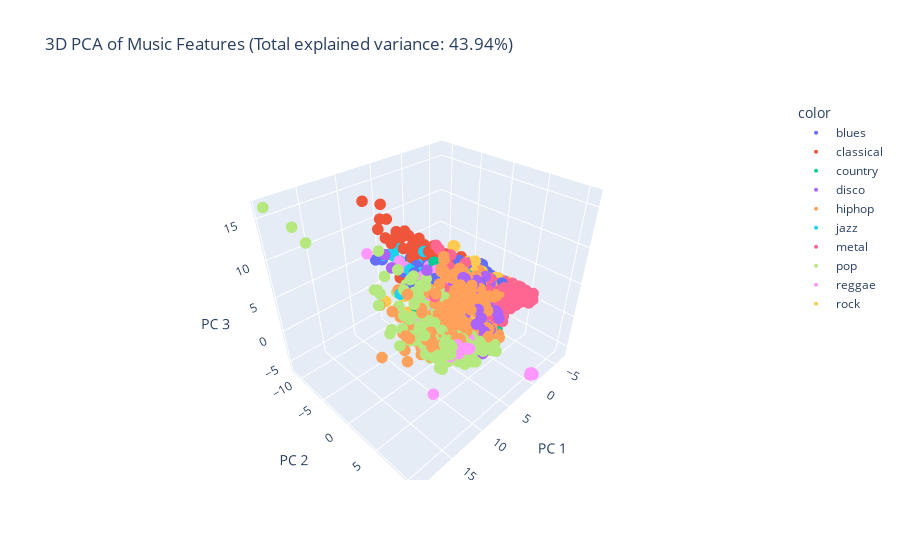

Notebook code cell kept with this figure:
### Code cell
try:
    import plotly.express as px
    fig = px.scatter_3d(
        x=X_pca[:, 0], y=X_pca[:, 1], z=X_pca[:, 2],
        color=y,
        labels={'x': 'PC 1', 'y': 'PC 2', 'z': 'PC 3'},
        title=f'3D PCA of Music Features (Total explained variance: {np.sum(pca.explained_variance_ratio_)*100:.2f}%)'
    )
    fig.update_traces(marker=dict(size=4))
    fig.show()
except ImportError:
    print("Plotly not available for interactive 3D visualization. Using Matplotlib instead.")

### Figure 1 — Plotly figure (JSON) as saved in the notebook; plotly's stock layout.template omitted (floating-point values rounded to 4 significant figures; data arrays with more than 128 entries replaced by an {"elided": "..."} marker saying what was removed)
{"data": [{"hovertemplate": "color=blues<br>PC 1=%{x}<br>PC 2=%{y}<br>PC 3=%{z}<extra></extra>", "legendgroup": "blues", "marker": {"color": "#636efa", "size": 4, "symbol": "circle"}, "mode": "markers", "name": "blues", "scene": "scene", "showlegend": true, "type": "scatter3d", "x": {"elided": "1000 float values"}, "y": {"elided": "1000 float values"}, "z": {"elided": "1000 float values"}}, {"hovertemplate": "color=classical<br>PC 1=%{x}<br>PC 2=%{y}<br>PC 3=%{z}<extra></extra>", "legendgroup": "classical", "marker": {"color": "#EF553B", "size": 4, "symbol": "circle"}, "mode": "markers", "name": "classical", "scene": "scene", "showlegend": true, "type": "scatter3d", "x": {"elided": "998 float values"}, "y": {"elided": "998 float values"}, "z": {"elided": "998 float values"}}, {"hovertemplate": "color=country<br>PC 1=%{x}<br>PC 2=%{y}<br>PC 3=%{z}<extra></extra>", "legendgroup": "country", "marker": {"color": "#00cc96", "size": 4, "symbol": "circle"}, "mode": "markers", "name": "country", "scene": "scene", "showlegend": true, "type": "scatter3d", "x": {"elided": "997 float values"}, "y": {"elided": "997 float values"}, "z": {"elided": "997 float values"}}, {"hovertemplate": "color=disco<br>PC 1=%{x}<br>PC 2=%{y}<br>PC 3=%{z}<extra></extra>", "legendgroup": "disco", "marker": {"color": "#ab63fa", "size": 4, "symbol": "circle"}, "mode": "markers", "name": "disco", "scene": "scene", "showlegend": true, "type": "scatter3d", "x": {"elided": "999 float values"}, "y": {"elided": "999 float values"}, "z": {"elided": "999 float values"}}, {"hovertemplate": "color=hiphop<br>PC 1=%{x}<br>PC 2=%{y}<br>PC 3=%{z}<extra></extra>", "legendgroup": "hiphop", "marker": {"color": "#FFA15A", "size": 4, "symbol": "circle"}, "mode": "markers", "name": "hiphop", "scene": "scene", "showlegend": true, "type": "scatter3d", "x": {"elided": "998 float values"}, "y": {"elided": "998 float values"}, "z": {"elided": "998 float values"}}, {"hovertemplate": "color=jazz<br>PC 1=%{x}<br>PC 2=%{y}<br>PC 3=%{z}<extra></extra>", "legendgroup": "jazz", "marker": {"color": "#19d3f3", "size": 4, "symbol": "circle"}, "mode": "markers", "name": "jazz", "scene": "scene", "showlegend": true, "type": "scatter3d", "x": {"elided": "1000 float values"}, "y": {"elided": "1000 float values"}, "z": {"elided": "1000 float values"}}, {"hovertemplate": "color=metal<br>PC 1=%{x}<br>PC 2=%{y}<br>PC 3=%{z}<extra></extra>", "legendgroup": "metal", "marker": {"color": "#FF6692", "size": 4, "symbol": "circle"}, "mode": "markers", "name": "metal", "scene": "scene", "showlegend": true, "type": "scatter3d", "x": {"elided": "1000 float values"}, "y": {"elided": "1000 float values"}, "z": {"elided": "1000 float values"}}, {"hovertemplate": "color=pop<br>PC 1=%{x}<br>PC 2=%{y}<br>PC 3=%{z}<extra></extra>", "legendgroup": "pop", "marker": {"color": "#B6E880", "size": 4, "symbol": "circle"}, "mode": "markers", "name": "pop", "scene": "scene", "showlegend": true, "type": "scatter3d", "x": {"elided": "1000 float values"}, "y": {"elided": "1000 float values"}, "z": {"elided": "1000 float values"}}, {"hovertemplate": "color=reggae<br>PC 1=%{x}<br>PC 2=%{y}<br>PC 3=%{z}<extra></extra>", "legendgroup": "reggae", "marker": {"color": "#FF97FF", "size": 4, "symbol": "circle"}, "mode": "markers", "name": "reggae", "scene": "scene", "showlegend": true, "type": "scatter3d", "x": {"elided": "1000 float values"}, "y": {"elided": "1000 float values"}, "z": {"elided": "1000 float values"}}, {"hovertemplate": "color=rock<br>PC 1=%{x}<br>PC 2=%{y}<br>PC 3=%{z}<extra></extra>", "legendgroup": "rock", "marker": {"color": "#FECB52", "size": 4, "symbol": "circle"}, "mode": "markers", "name": "rock", "scene": "scene", "showlegend": true, "type": "scatter3d", "x": {"elided": "998 float values"}, "y": {"elided": "998 float values"}, "z": {"elided": "998 float values"}}], "layout": {"legend": {"title": {"text": "color"}, "tracegroupgap": 0}, "scene": {"domain": {"x": [0, 1], "y": [0, 1]}, "xaxis": {"title": {"text": "PC 1"}}, "yaxis": {"title": {"text": "PC 2"}}, "zaxis": {"title": {"text": "PC 3"}}}, "title": {"text": "3D PCA of Music Features (Total explained variance: 43.94%)"}}}
